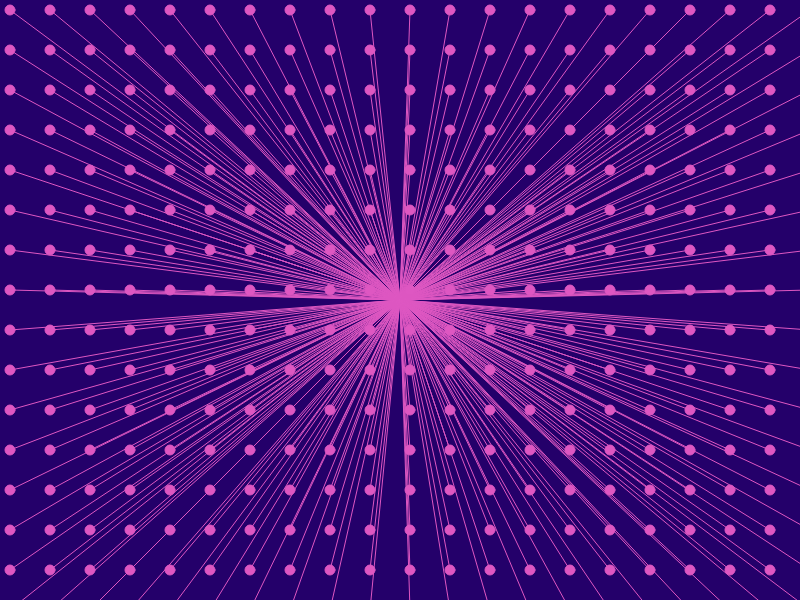
Frame 1 (no input)
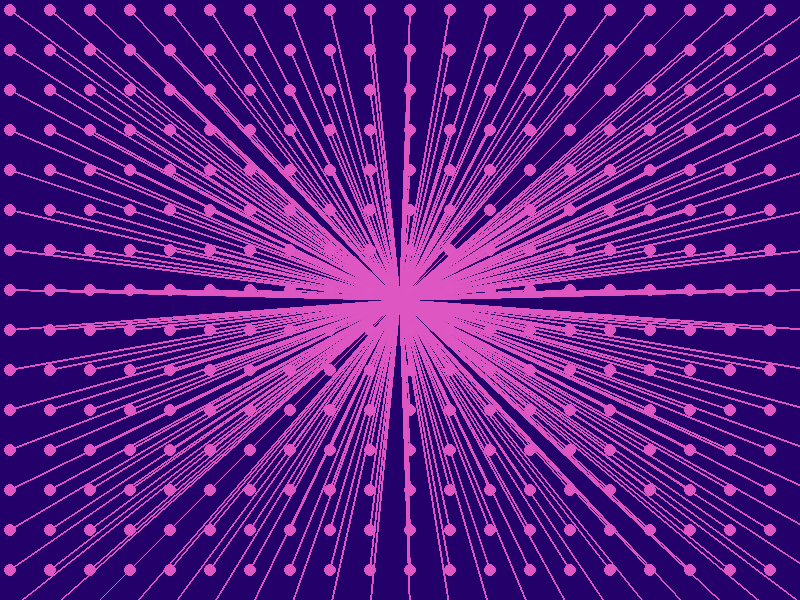
Frame 60 (no input)
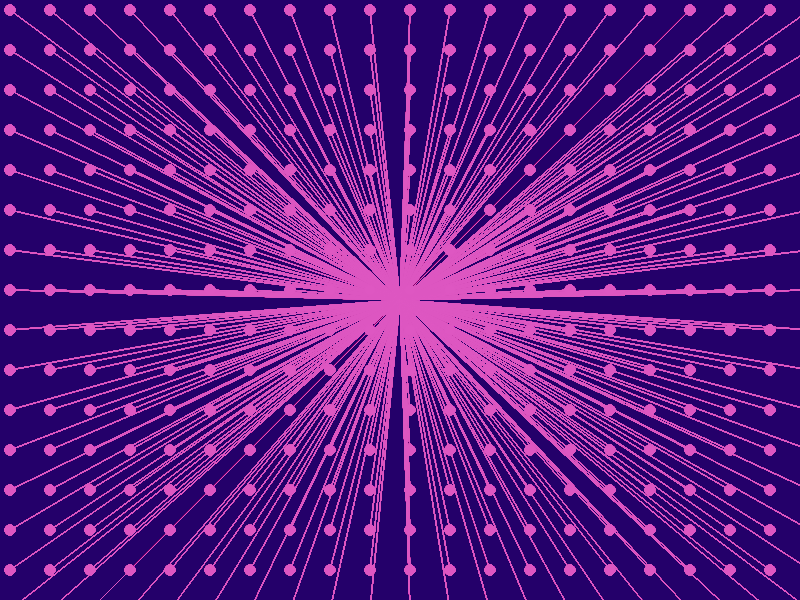
Frame 120 (the mouse pressed at the canvas centre since frame 60)

The p5.js sketch that drew these frames (run headless with seeded random() and noise() and a simulated clock; from frame 60 on, the mouse is pressed at the canvas centre):

// p5.js sketch
// ── sketch.js
var radius = 5

function setup() {
  createCanvas(800, 600);
  noStroke();
  background(36, 0, 106);
  fill(222, 87, 194);
  stroke(222, 87, 194);
  ellipseMode(RADIUS);
}

function draw() {
  for (x = 10; x < width+15; x += 40)
    for (y = 10; y < height+15; y += 40) {
      ellipse(x, y, radius, radius);
      line(x, y, width/2, height/2);
  }
}
